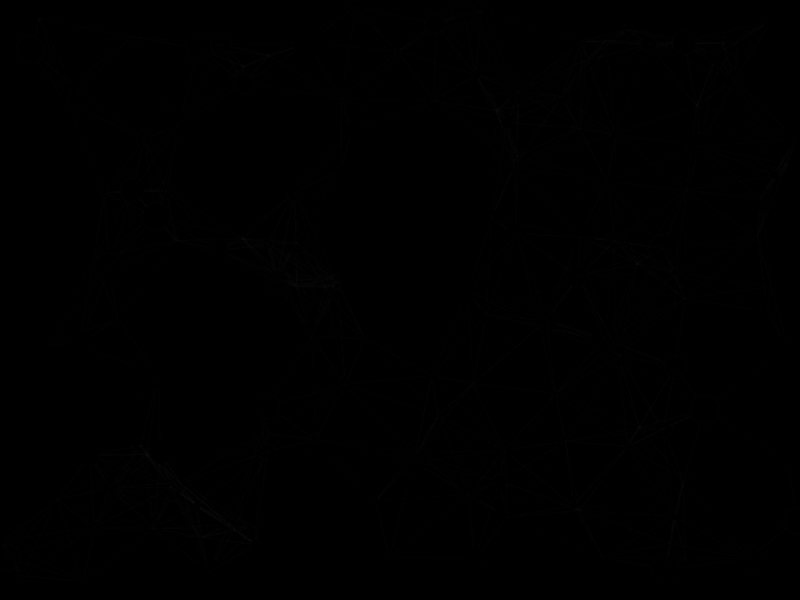
Frame 1 (no input)
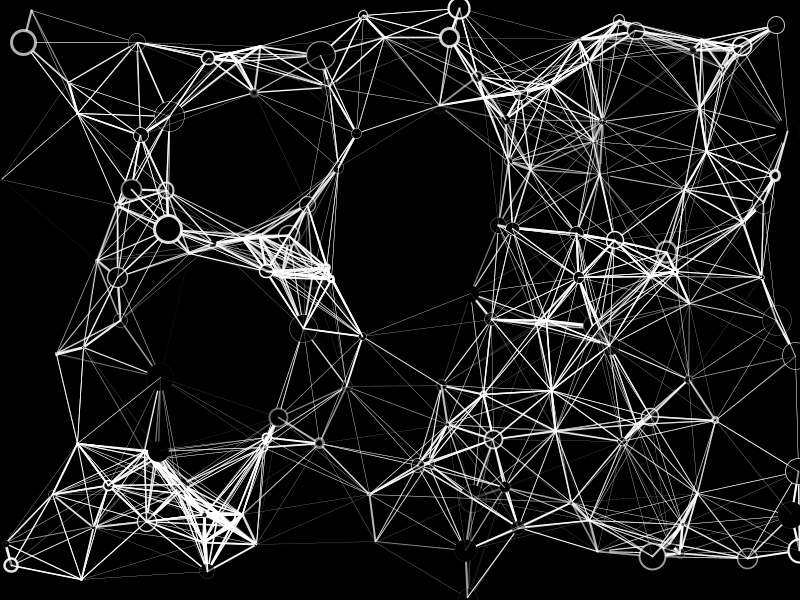
Frame 60 (the mouse pressed at the canvas centre just before this capture)
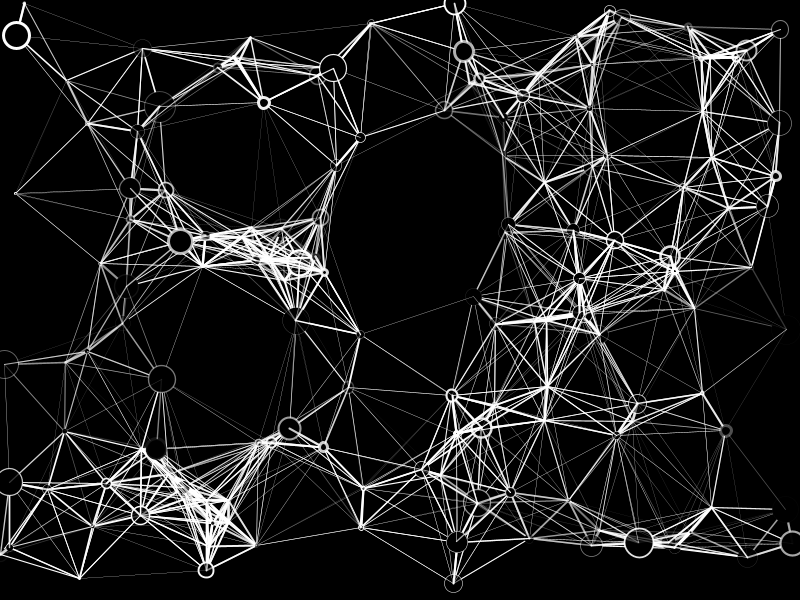
Frame 120 (the mouse held since frame 60 and released just before this capture)

The Processing sketch that drew these frames (run headless with seeded random() and noise(); from frame 60 on, the mouse is pressed at the canvas centre):

// Processing sketch: points_05
// ── points_05.pde
ArrayList<Particle> particles;
int particlesCount;
int maxDistance;

void setup() {
  //size(1920, 1024);
  size(800,600);
  particlesCount = 150;
  maxDistance = 130;  
  particles = new ArrayList<Particle>();
  for (int i = 0; i < particlesCount; i++) {
    particles.add(new Particle(new PVector(random(width),random(height))));
  }
}
 
void draw() {
  background(0);
  noStroke();
  for (int i = 0; i<particles.size(); i++) {
    Particle p1 = particles.get(i);
    for (int j = 0; j<particles.size(); j++) {
      Particle p2 = particles.get(j);
      p1.connection(p2);
    }
    p1.draw();
  }
}

class Particle {
  PVector pos;
  float maxRadius, radius;
  float vel, alpha;
 
  Particle(PVector v) {
    alpha = 1;
    pos = v.copy();
    vel = random(0.5) - 0.25;
    maxRadius = random(30) + 1;
    radius = maxRadius;
  }
 
  void draw() {
    stroke(255, alpha);
    fill(0,255);
    ellipse(pos.x, pos.y, radius, radius);
    update();
  }
  
  void connection(Particle p2) {
    float d = dist(pos.x, pos.y, p2.pos.x, p2.pos.y);
    if(d < maxDistance){
      float weight = (1 - (d/maxDistance))*3;
      strokeWeight(weight);
      stroke(255, alpha);
      noFill();
      line(pos.x, pos.y, p2.pos.x, p2.pos.y);
    }
  }
  
  void update() {
    alpha = abs(sin(pos.x/10))*255;
    radius = abs(cos(pos.x/50))*maxRadius;
    pos.x += vel;
    pos.y += vel;
    if (pos.x <0) {
      pos.x = width;
    }
    if (pos.x > width) {
      pos.x = 0;
    }
    if (pos.y <0) {
      pos.y = height;
    }
    if (pos.y > height) {
      pos.y = 0;
    }
  }
}
